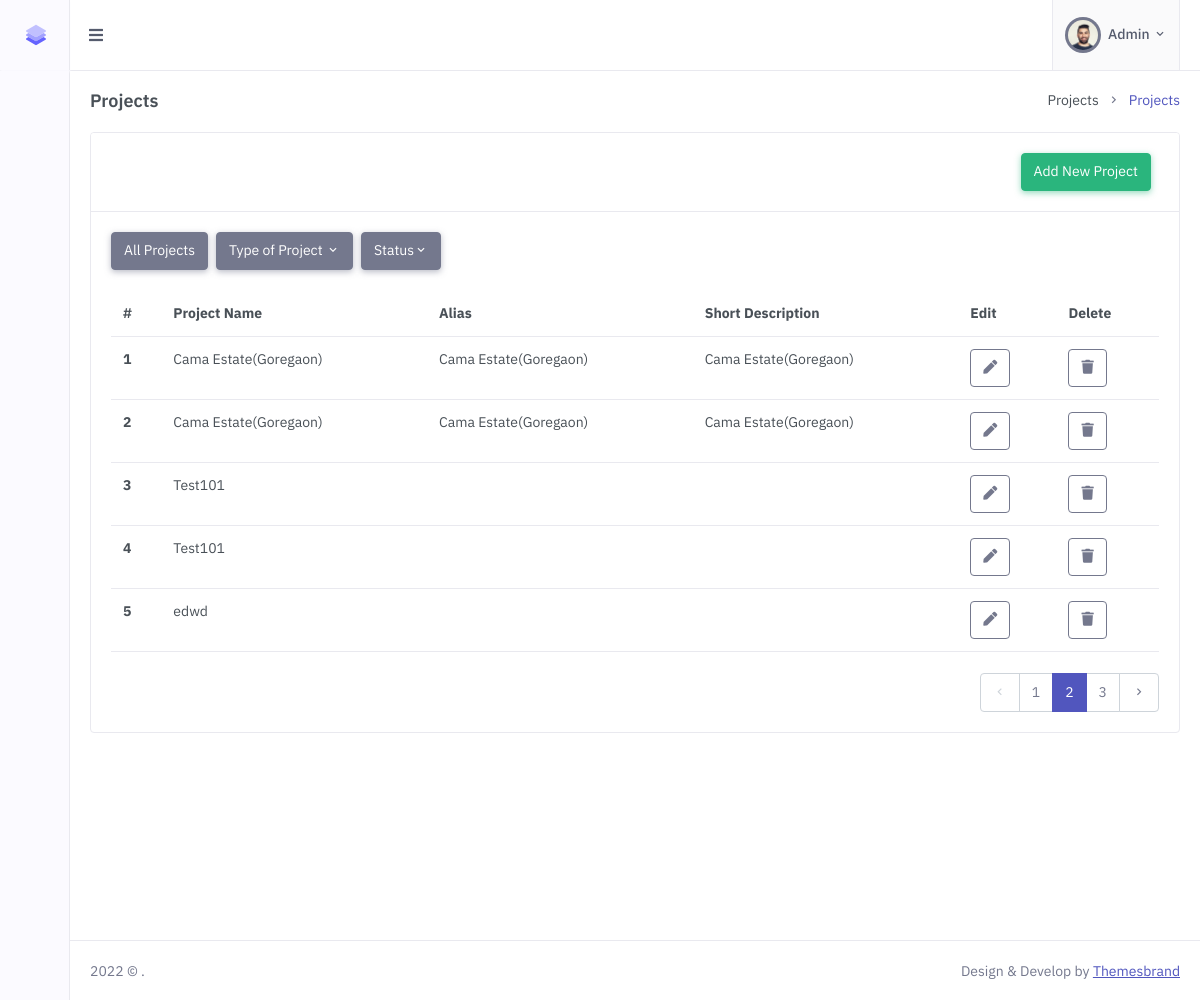
Page /View/adminPanel/projects.php on the earlier database version.
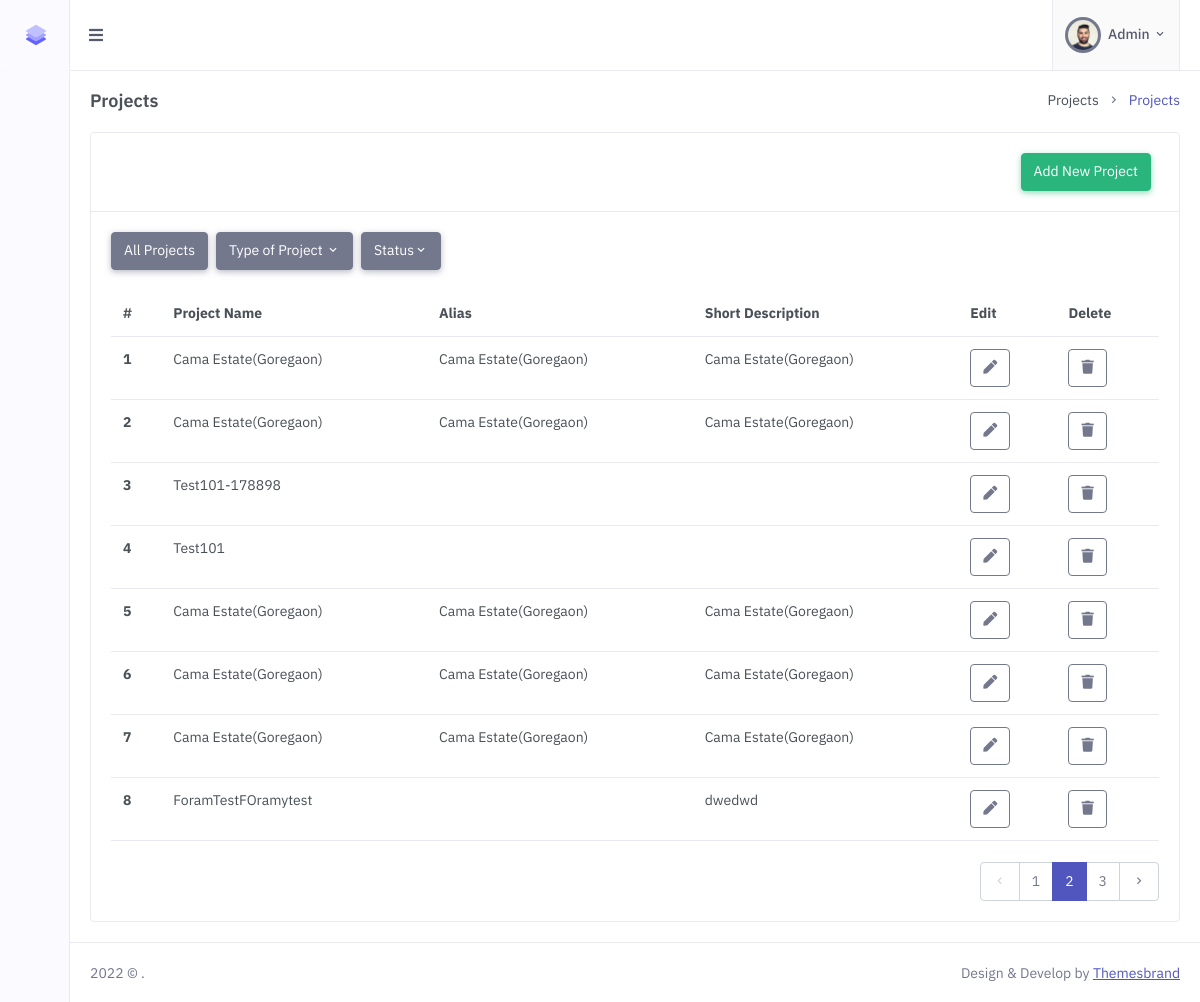
Same page on the later database version.
### tables this page shows
CREATE TABLE `project_master` (
  `PK_Project` int(10) NOT NULL,
  `ProjectName` varchar(1000) NOT NULL,
  `Alias` varchar(100) NOT NULL,
  `ShortDescription` varchar(5000) NOT NULL,
  `LongDescription` varchar(10000) NOT NULL,
  `Amenities_ID` int(10) NOT NULL,
  `ProjectType` varchar(100) NOT NULL,
  `BrochureURL` varchar(1000) NOT NULL,
  `ThumbnailImageURL` varchar(1000) NOT NULL,
  `FloorPlantImageURL` varchar(1000) NOT NULL,
  `isDeleted` tinyint(1) NOT NULL DEFAULT 0,
  `FK_Status` int(11) NOT NULL,
  `ProjectImage1` varchar(1000) NOT NULL,
  `ProjectImage2` varchar(1000) NOT NULL,
  `ProjectImage3` varchar(1000) NOT NULL,
  `ProjectImage4` varchar(1000) NOT NULL,
  `ProjectImage5` varchar(1000) NOT NULL,
  `ProjectImage6` varchar(1000) NOT NULL,
  `MetaTitle` varchar(1000) NOT NULL,
  `MetaDescription` varchar(1000) NOT NULL,
  `altTag` varchar(1000) NOT NULL,
  `ProjectOgTitle` varchar(1000) NOT NULL,
  `ProjectOgTag` varchar(1000) NOT NULL,
  `Keywords` varchar(1000) NOT NULL,
  `HiTag` varchar(1000) NOT NULL,
  `TwitterTag` varchar(1000) NOT NULL
);

### View/adminPanel/projects.php (the view, shortened to what the changed rows need)
<?php
include("header.php");
include("../../Helper/connect.php");
$query="select * from project_master where isDeleted=0";
$exce = mysqli_query($con, $query);
?>
<div class="main-content">
<div class="page-content">
    <div class="container-fluid">
        <div class="row">
            <div class="col-12">
                <div class="card">
                    <div class="card-body">
                        <br/>
                        <div >
                            <table class="table mb-0">
                                <thead>
                                    <tr>
                                        <th>#</th>
                                        <th>Project Name</th>
                                        <th>Alias</th>
                                        <th>Short Description</th>
                                        <th>Edit</th>
                                        <th>Delete</th>
                                    </tr>
                                </thead>
                                <tbody>
                                    <?php
                                    $count=1;
                                    if(mysqli_num_rows($exce) > 0)
                                    {
                                     while($row = mysqli_fetch_array($exce))
                                     {
                                    ?>
                                    <tr>
                                        <th scope="row"><?php echo $count ++; ?></th>
                                        <td><?php echo $row['ProjectName'] ?></td>
                                        <td><?php echo $row['Alias'] ?></td>
                                        <td><?php echo $row['ShortDescription'] ?></td>
                                        <td>
                                            <a href="edit_project.php?pid=<?php echo $row['PK_Project'];?>" class="btn btn-outline-secondary" title="Edit"><i class="fas fa-pen"></i></a>
                                        </td>
                                        <td>
                                            <a a onClick='javascript:confirmationDelete($(this));return false;'  href="deleteproject.php/?pid=<?php echo $row['PK_Project'];?>" class="btn btn-outline-secondary" title="Delete"><i class="fas fa-trash"></i></a>
                                        </td>
                                    </tr>
                                    <?php
                                     }
                                    }
                                    ?>
                                </tbody>
                            </table>
                        </div>
                        <br/>
                    </div>
                </div>
            </div>
        </div>
<?php
include("footer.php")
?>

Differences in the rows shown:
no longer on this page (row edited): project_master: ProjectName "edwd"
changed project_master: ProjectName "Test101" → "Test101-178898"
added project_master: ProjectName "Cama Estate(Goregaon)", Alias "Cama Estate(Goregaon)", ShortDescription "Cama Estate(Goregaon)"
added project_master: ProjectName "Cama Estate(Goregaon)", Alias "Cama Estate(Goregaon)", ShortDescription "Cama Estate(Goregaon)"
added project_master: ProjectName "Cama Estate(Goregaon)", Alias "Cama Estate(Goregaon)", ShortDescription "Cama Estate(Goregaon)"
added project_master: ProjectName "ForamTestFOramytest", ShortDescription "dwedwd"
